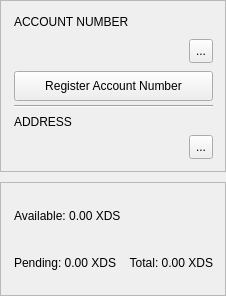
<?xml version="1.0" encoding="UTF-8"?>
<ui version="4.0">
 <class>AccountFrame</class>
 <widget class="QFrame" name="AccountFrame">
  <property name="geometry">
   <rect>
    <x>0</x>
    <y>0</y>
    <width>226</width>
    <height>230</height>
   </rect>
  </property>
  <property name="sizePolicy">
   <sizepolicy hsizetype="Preferred" vsizetype="Minimum">
    <horstretch>0</horstretch>
    <verstretch>0</verstretch>
   </sizepolicy>
  </property>
  <property name="minimumSize">
   <size>
    <width>0</width>
    <height>296</height>
   </size>
  </property>
  <property name="windowTitle">
   <string>Frame</string>
  </property>
  <property name="frameShape">
   <enum>QFrame::Shape::NoFrame</enum>
  </property>
  <property name="frameShadow">
   <enum>QFrame::Shadow::Plain</enum>
  </property>
  <property name="lineWidth">
   <number>0</number>
  </property>
  <layout class="QVBoxLayout" name="verticalLayout">
   <property name="spacing">
    <number>10</number>
   </property>
   <property name="leftMargin">
    <number>0</number>
   </property>
   <property name="topMargin">
    <number>0</number>
   </property>
   <property name="rightMargin">
    <number>0</number>
   </property>
   <property name="bottomMargin">
    <number>0</number>
   </property>
   <item>
    <widget class="QFrame" name="m_accountNumberPanel">
     <property name="minimumSize">
      <size>
       <width>0</width>
       <height>172</height>
      </size>
     </property>
     <property name="frameShape">
      <enum>QFrame::Shape::StyledPanel</enum>
     </property>
     <property name="frameShadow">
      <enum>QFrame::Shadow::Plain</enum>
     </property>
     <layout class="QVBoxLayout" name="accountNumberPanelLayout">
      <property name="spacing">
       <number>4</number>
      </property>
      <property name="leftMargin">
       <number>13</number>
      </property>
      <property name="topMargin">
       <number>11</number>
      </property>
      <property name="rightMargin">
       <number>12</number>
      </property>
      <property name="bottomMargin">
       <number>12</number>
      </property>
      <item>
       <widget class="QLabel" name="m_accountNumberTitleLabel">
        <property name="text">
         <string>ACCOUNT NUMBER</string>
        </property>
       </widget>
      </item>
      <item>
       <layout class="QHBoxLayout" name="accountNumberLayout">
        <property name="spacing">
         <number>6</number>
        </property>
        <item>
         <widget class="QLabel" name="m_accountNumberLabel">
          <property name="sizePolicy">
           <sizepolicy hsizetype="Expanding" vsizetype="Preferred">
            <horstretch>0</horstretch>
            <verstretch>0</verstretch>
           </sizepolicy>
          </property>
          <property name="minimumSize">
           <size>
            <width>0</width>
            <height>32</height>
           </size>
          </property>
          <property name="cursor">
           <cursorShape>IBeamCursor</cursorShape>
          </property>
          <property name="text">
           <string/>
          </property>
          <property name="alignment">
           <set>Qt::AlignmentFlag::AlignLeading|Qt::AlignmentFlag::AlignLeft|Qt::AlignmentFlag::AlignVCenter</set>
          </property>
          <property name="textInteractionFlags">
           <set>Qt::TextInteractionFlag::TextSelectableByKeyboard|Qt::TextInteractionFlag::TextSelectableByMouse</set>
          </property>
         </widget>
        </item>
        <item>
         <widget class="QToolButton" name="m_copyAccountNumberButton">
          <property name="minimumSize">
           <size>
            <width>24</width>
            <height>24</height>
           </size>
          </property>
          <property name="maximumSize">
           <size>
            <width>24</width>
            <height>24</height>
           </size>
          </property>
          <property name="toolTip">
           <string>Copy account number</string>
          </property>
          <property name="text">
           <string>...</string>
          </property>
          <property name="icon">
           <iconset resource="../../resources.qrc">
            <normaloff>:/icons/copy_white</normaloff>:/icons/copy_white</iconset>
          </property>
         </widget>
        </item>
       </layout>
      </item>
      <item>
       <widget class="QPushButton" name="m_registerAccountButton">
        <property name="minimumSize">
         <size>
          <width>0</width>
          <height>30</height>
         </size>
        </property>
        <property name="toolTip">
         <string>Register an account number for this address</string>
        </property>
        <property name="text">
         <string>Register Account Number</string>
        </property>
       </widget>
      </item>
      <item>
       <widget class="Line" name="m_accountDivider">
        <property name="orientation">
         <enum>Qt::Orientation::Horizontal</enum>
        </property>
       </widget>
      </item>
      <item>
       <widget class="QLabel" name="label">
        <property name="text">
         <string>ADDRESS</string>
        </property>
       </widget>
      </item>
      <item>
       <layout class="QHBoxLayout" name="addressLayout">
        <property name="spacing">
         <number>6</number>
        </property>
        <item>
         <widget class="QLabel" name="m_addressLabel">
          <property name="sizePolicy">
           <sizepolicy hsizetype="Expanding" vsizetype="Preferred">
            <horstretch>0</horstretch>
            <verstretch>0</verstretch>
           </sizepolicy>
          </property>
          <property name="cursor">
           <cursorShape>IBeamCursor</cursorShape>
          </property>
          <property name="toolTip">
           <string>Your receiving address</string>
          </property>
          <property name="text">
           <string/>
          </property>
          <property name="alignment">
           <set>Qt::AlignmentFlag::AlignLeading|Qt::AlignmentFlag::AlignLeft|Qt::AlignmentFlag::AlignVCenter</set>
          </property>
          <property name="textInteractionFlags">
           <set>Qt::TextInteractionFlag::TextSelectableByKeyboard|Qt::TextInteractionFlag::TextSelectableByMouse</set>
          </property>
         </widget>
        </item>
        <item>
         <widget class="QToolButton" name="m_copyButton">
          <property name="minimumSize">
           <size>
            <width>24</width>
            <height>24</height>
           </size>
          </property>
          <property name="maximumSize">
           <size>
            <width>24</width>
            <height>24</height>
           </size>
          </property>
          <property name="toolTip">
           <string>Copy address</string>
          </property>
          <property name="text">
           <string>...</string>
          </property>
          <property name="icon">
           <iconset resource="../../resources.qrc">
            <normaloff>:/icons/copy_white</normaloff>:/icons/copy_white</iconset>
          </property>
         </widget>
        </item>
       </layout>
      </item>
     </layout>
    </widget>
   </item>
   <item>
    <widget class="QFrame" name="m_accountBalances">
     <property name="minimumSize">
      <size>
       <width>0</width>
       <height>114</height>
      </size>
     </property>
     <property name="frameShape">
      <enum>QFrame::Shape::StyledPanel</enum>
     </property>
     <property name="frameShadow">
      <enum>QFrame::Shadow::Plain</enum>
     </property>
     <layout class="QVBoxLayout" name="balancesLayout">
      <property name="spacing">
       <number>6</number>
      </property>
      <property name="leftMargin">
       <number>13</number>
      </property>
      <property name="topMargin">
       <number>11</number>
      </property>
      <property name="rightMargin">
       <number>12</number>
      </property>
      <property name="bottomMargin">
       <number>12</number>
      </property>
      <item>
       <widget class="QLabel" name="m_actualBalanceLabel">
        <property name="minimumSize">
         <size>
          <width>0</width>
          <height>44</height>
         </size>
        </property>
        <property name="toolTip">
         <string>Spendable balance</string>
        </property>
        <property name="text">
         <string notr="true">Available: 0.00 XDS</string>
        </property>
        <property name="textFormat">
         <enum>Qt::TextFormat::RichText</enum>
        </property>
        <property name="alignment">
         <set>Qt::AlignmentFlag::AlignLeading|Qt::AlignmentFlag::AlignLeft|Qt::AlignmentFlag::AlignVCenter</set>
        </property>
        <property name="textInteractionFlags">
         <set>Qt::TextInteractionFlag::TextSelectableByMouse</set>
        </property>
       </widget>
      </item>
      <item>
       <layout class="QHBoxLayout" name="secondaryBalancesLayout">
        <property name="spacing">
         <number>10</number>
        </property>
        <item>
         <widget class="QLabel" name="m_pendingBalanceLabel">
          <property name="toolTip">
           <string>Awaiting network confirmation</string>
          </property>
          <property name="text">
           <string notr="true">Pending: 0.00 XDS</string>
          </property>
          <property name="textFormat">
           <enum>Qt::TextFormat::RichText</enum>
          </property>
          <property name="alignment">
           <set>Qt::AlignmentFlag::AlignLeading|Qt::AlignmentFlag::AlignLeft|Qt::AlignmentFlag::AlignVCenter</set>
          </property>
         </widget>
        </item>
        <item>
         <spacer name="balancesSpacer">
          <property name="orientation">
           <enum>Qt::Orientation::Horizontal</enum>
          </property>
          <property name="sizeHint" stdset="0">
           <size>
            <width>10</width>
            <height>20</height>
           </size>
          </property>
         </spacer>
        </item>
        <item>
         <widget class="QLabel" name="m_totalBalanceLabel">
          <property name="toolTip">
           <string>Total balance</string>
          </property>
          <property name="text">
           <string notr="true">Total: 0.00 XDS</string>
          </property>
          <property name="textFormat">
           <enum>Qt::TextFormat::RichText</enum>
          </property>
          <property name="alignment">
           <set>Qt::AlignmentFlag::AlignRight|Qt::AlignmentFlag::AlignTrailing|Qt::AlignmentFlag::AlignVCenter</set>
          </property>
         </widget>
        </item>
       </layout>
      </item>
     </layout>
    </widget>
   </item>
  </layout>
 </widget>
 <resources>
  <include location="../../resources.qrc"/>
 </resources>
 <connections>
  <connection>
   <sender>m_registerAccountButton</sender>
   <signal>clicked()</signal>
   <receiver>AccountFrame</receiver>
   <slot>registerAccountNumber()</slot>
   <hints>
    <hint type="sourcelabel">
     <x>110</x>
     <y>80</y>
    </hint>
    <hint type="destinationlabel">
     <x>110</x>
     <y>80</y>
    </hint>
   </hints>
  </connection>
 </connections>
 <slots>
  <slot>copyAddress()</slot>
  <slot>copyAccountNumber()</slot>
  <slot>registerAccountNumber()</slot>
 </slots>
</ui>
